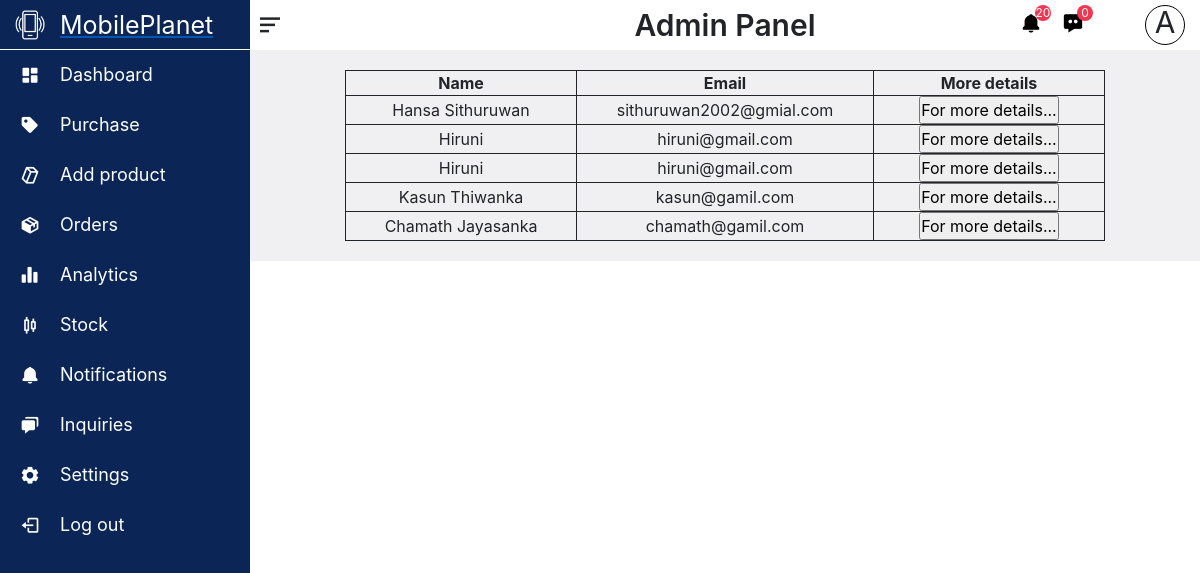
/admin/pages/inq-update.php, run on the app's committed database.
### tables this page shows
CREATE TABLE `inquiry` (
  `inqId` int(7) NOT NULL,
  `name` varchar(70) NOT NULL,
  `email` varchar(50) NOT NULL,
  `inquiry` varchar(250) NOT NULL,
  `readed` tinyint(1) NOT NULL,
  `userId` int(7) NOT NULL
);

### admin/pages/inq-update.php (the view, shortened to what this page needs)
<!DOCTYPE html>
<html lang="en">
<head>
    <link rel="stylesheet" href="../css/headerAndSidebar.css">
    <link rel="stylesheet" href="../css/bootstrap-4.4.1.css">
    <link rel="stylesheet" href="../css/inq-update.css">
    <link href='https://unpkg.com/boxicons@2.1.4/css/boxicons.min.css' rel='stylesheet'>
</head>
<body>
    <?php include_once 'header.php'; ?>
    <div class="page-content">
    <table>
            <thead>
                <th>Name</th>
                <th>Email</th>
               <th>More details</th>
            </thead>
            <tbody>
                <tr>
                <?php
                    include '../../includes/dbConn.inc.php';
                    $sql="SELECT * FROM inquiry";
                    $result= $conn->query($sql);
                    if($result->num_rows >0){
                         while($row = $result->fetch_assoc()){
                             echo  "<tr><td>".$row['name']."</td>
                            <td>".$row['email']."</td>
                            <td>
                            <form action='inq-details.php' method='post'>
                            <input type='hidden' value='".$row['inqId']."' name='inq-id'>
                            <input type='submit' value='For more details...' name='submit' action='inq-details.php' >
                            </form>
                            </td></tr>";
                            }
                            }
                ?>
                </tr>
            </tbody>
</table>
    </div>
</body>
</html>

### admin/css/headerAndSidebar.css (style rules this page uses)
* { padding: 0; margin: 0; }
.page-content { background-color: #F0F0F2; position: relative; top: 50px; left: 250px; width: calc(100% - 250px); height: 2000px; z-index: 150; transition: all 0.5s ease; }

### admin/css/inq-update.css (style rules this page uses)
table { border-collapse: collapse; width: 80%; border: 1px solid; justify-self: center; }
th,td { border-collapse: collapse; width: 20%; border: 1px solid; text-align: center; }
.page-content { padding: 20px 0; display: flex; justify-content: center; align-items: center; height: fit-content; }

### data on the page
inquiry: name "Hansa Sithuruwan", email "sithuruwan2002@gmial.com"
inquiry: name "Hiruni", email "hiruni@gmail.com"
inquiry: name "Hiruni", email "hiruni@gmail.com"
inquiry: name "Kasun Thiwanka", email "kasun@gamil.com"
inquiry: name "Chamath Jayasanka", email "chamath@gamil.com"

### other printed values
$rowNON['row_count']+$nOM "20"
$nOM "0"
